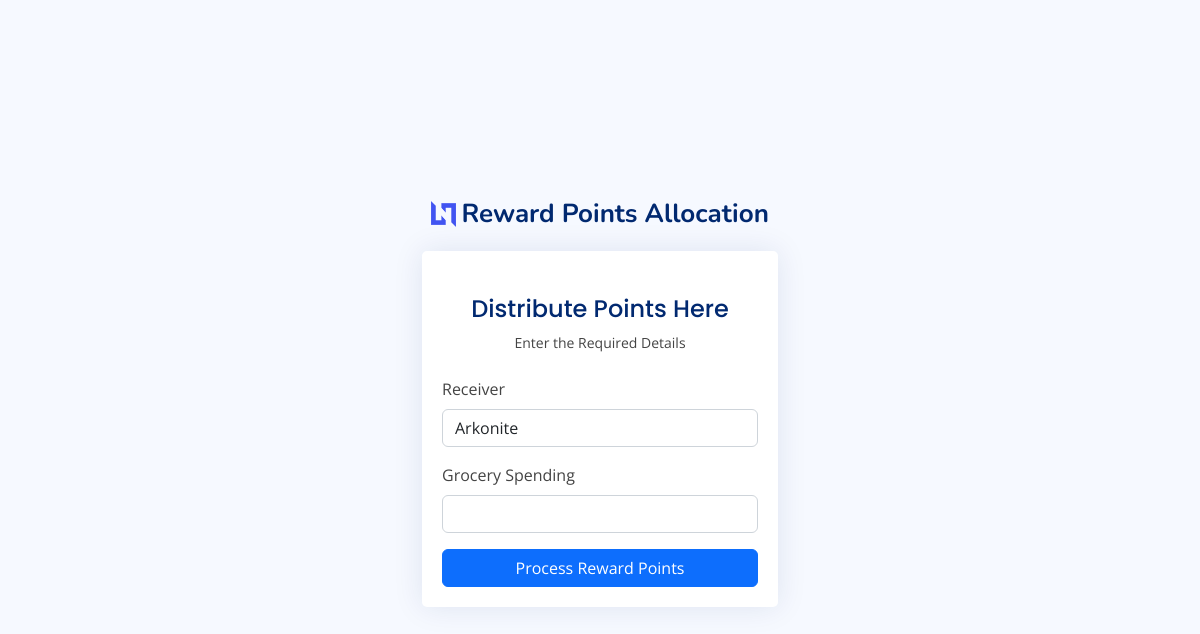
Page /pointsprocess (signed in) on the earlier database version.
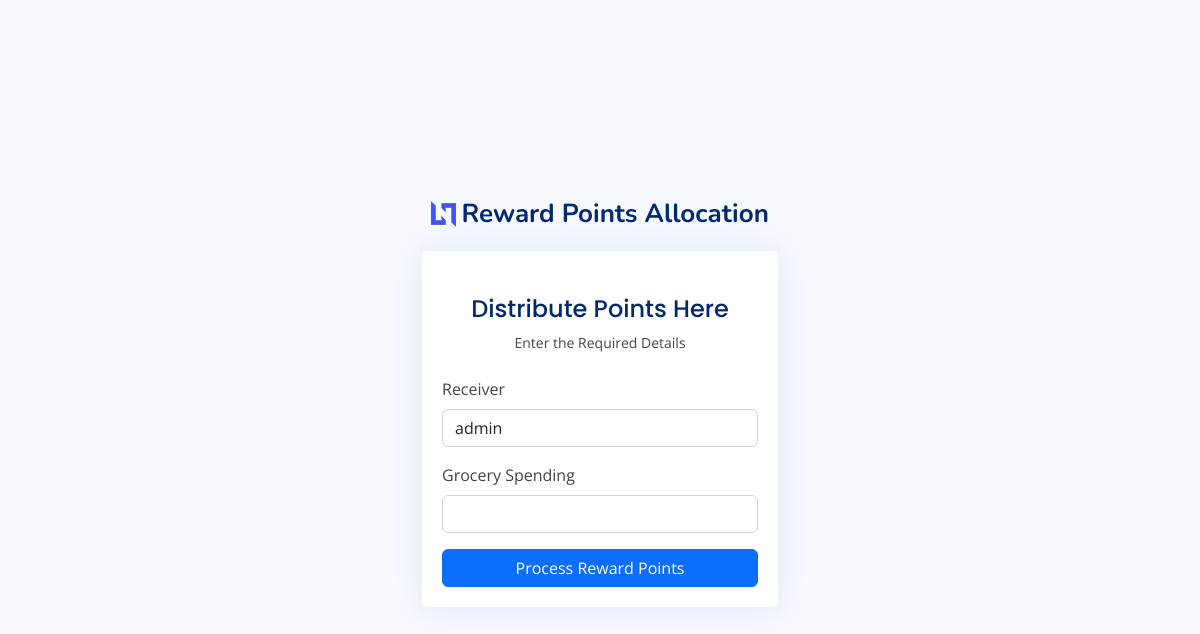
Same page on the later database version.
### api/models.py (models this page shows)
class Allocation(models.Model):
    receiver = models.CharField(max_length=1000, default='')
    placeholder = models.CharField(max_length=1000, default='A')

### api/views.py (the view)
# urls.py: path('pointsprocess', views.pointsprocess, name="pointsprocess"), #Points Processing Page
def pointsprocess(request):
    allocationobject = Allocation.objects.all()
    rewards_points = RewardPoints.objects.all()
    return render(request, 'pointsprocess.html',{'allocationobject': allocationobject,'rewards_points': rewards_points})

### templates/pointsprocess.html (shortened to what this page needs)
{% load static %}
<!DOCTYPE html>
<html lang="en">
<head>
  <link href="{% static 'assets/vendor/bootstrap/css/bootstrap.min.css' %}" rel="stylesheet">
  <link href="{% static 'assets/vendor/bootstrap-icons/bootstrap-icons.css' %}" rel="stylesheet">
  <link href="{% static 'assets/vendor/boxicons/css/boxicons.min.css' %}" rel="stylesheet">
  <link href="{% static 'assets/vendor/quill/quill.snow.css' %}" rel="stylesheet">
  <link href="{% static 'assets/vendor/quill/quill.bubble.css' %}" rel="stylesheet">
  <link href="{% static 'assets/vendor/remixicon/remixicon.css' %}" rel="stylesheet">
  <link href="{% static 'assets/vendor/simple-datatables/style.css' %}" rel="stylesheet">
  <link href="{% static 'assets/css/style.css' %}" rel="stylesheet">
  <link rel="stylesheet" href="{% static 'style.css' %}">
</head>
<body>
  <main>
    <div class="row">
    <div class="container">
      <section class="section register min-vh-100 d-flex flex-column align-items-center justify-content-center py-4">
        <div class="container">
          <div class="row justify-content-center">
            <div class="col-lg-4 col-md-6 d-flex flex-column align-items-center justify-content-center">
              <div class="d-flex justify-content-center py-4">
                <a href="{% url 'root' %}" class="logo d-flex align-items-center w-auto">
                  <img src="{% static 'assets/img/logo.png' %}" alt="">
                  <span class="d-none d-lg-block">Reward Points Allocation</span>
                </a>
              </div>
              <div class="card mb-3">
                <div class="card-body">
                  {% if user.is_authenticated and user.is_superuser %}
                  <div class="pt-4 pb-2">
                    <h5 class="card-title text-center pb-0 fs-4">Distribute Points Here</h5>
                    <p class="text-center small">Enter the Required Details</p>
                  </div>
                  <form class="row g-3" method="POST" id="QRresult">
                    <div class="col-12">
                      {% for allocation in allocationobject %}
                        <label for="yourReceiver" class="form-label">Receiver</label>
                        <input type="text" name="receiver" class="form-control" id="receiver" value="{{allocation.receiver}}" required>
                      {% endfor %}
                    </div>
                    <div class="col-12">
                      <label for="yourReward" class="form-label">Grocery Spending</label>
                      <input type="number" step=".01" name="spending" class="form-control" id="spending" value="" required>
                    </div>
                    <div id="reward_point_value">
                    <div class="col-12">
                      <button class="btn btn-primary w-100" type="submit" onclick = "process_reward()">Process Reward Points</button>
                    </div>
                  </form>
                  {% else %}
                    <div class="pt-4 pb-2">
                      <h5 class="card-title text-center pb-0 fs-4">You Cannot Access This Page</h5>
                      <p class="text-center small">Only for Administrators only</p>
                    </div>
                  {% endif %}
                </div>
              </div>
            </div>
          </div>
        </div>
      </section>
    </div>
  </div>
  </main>
</body>
</html>

Differences in the rows shown:
changed Allocation: receiver "Arkonite" → "admin"
